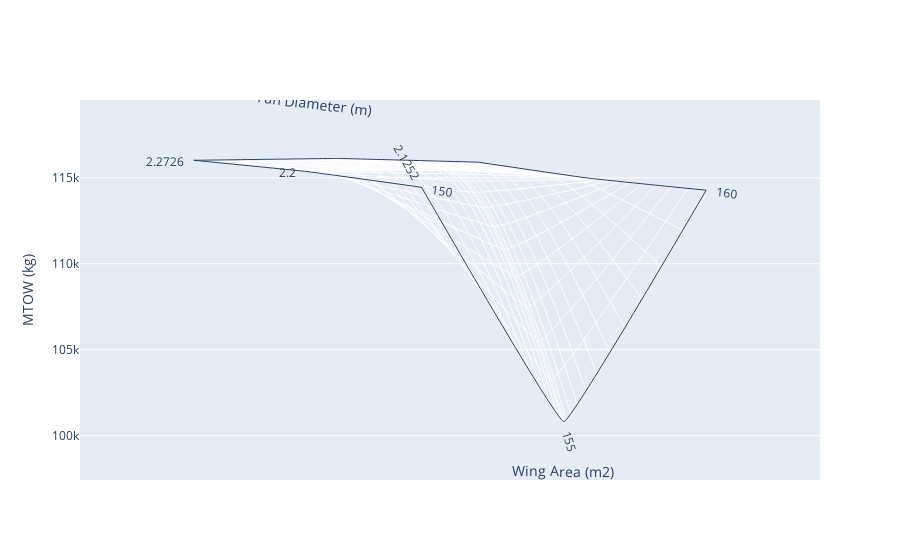

The code cell stored with this chart in its notebook:
### Code cell
draw_carpet(input["WingArea"],input["FanDiameter"]/10,output["MTOW"],'Wing Area (m2)',"Fan Diameter (m)","MTOW (kg)")

### Figure 1 — Plotly figure (JSON) as saved in the notebook; plotly's stock layout.template omitted (floating-point values rounded to 4 significant figures)
{"data": [{"a": [150, 150, 150, 155, 155, 155, 160, 160, 160], "aaxis": {"minorgridcount": 10, "smoothing": 0.1, "title": {"text": "Wing Area (m2)"}}, "b": [2.273, 2.2, 2.125, 2.273, 2.2, 2.125, 2.273, 2.2, 2.125], "baxis": {"minorgridcount": 10, "smoothing": 0.2, "title": {"text": "Fan Diameter (m)"}}, "cheaterslope": 0.8, "type": "carpet", "y": [116000.0, 115400.0, 114500.0, 116100.0, 115500.0, 100800.0, 115900.0, 115000.0, 114300.0], "yaxis": "y"}], "layout": {"yaxis": {"title": {"text": "MTOW (kg)"}}}}
